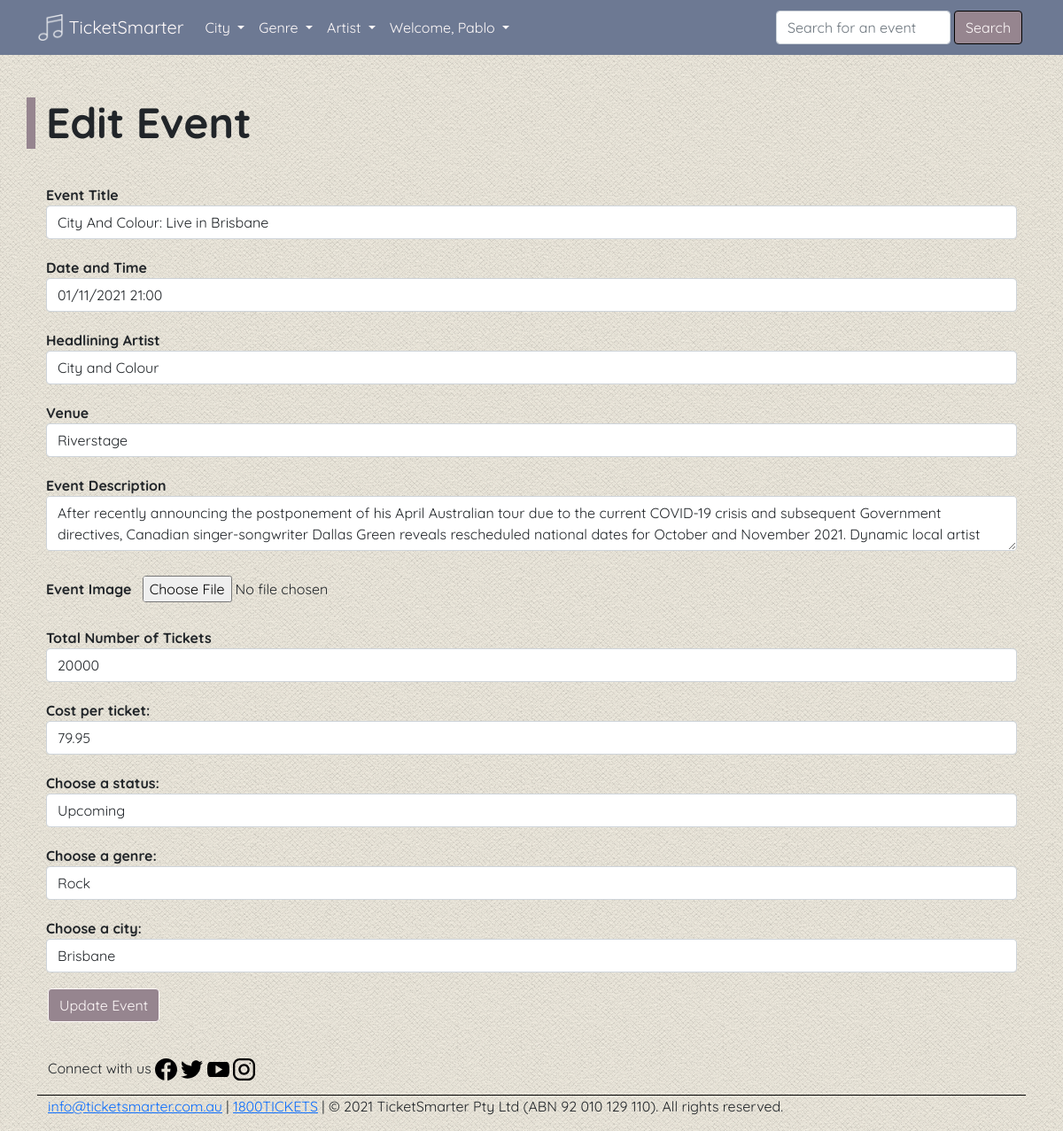
/events/2/update (signed in), run on an earlier commit of the app's database.
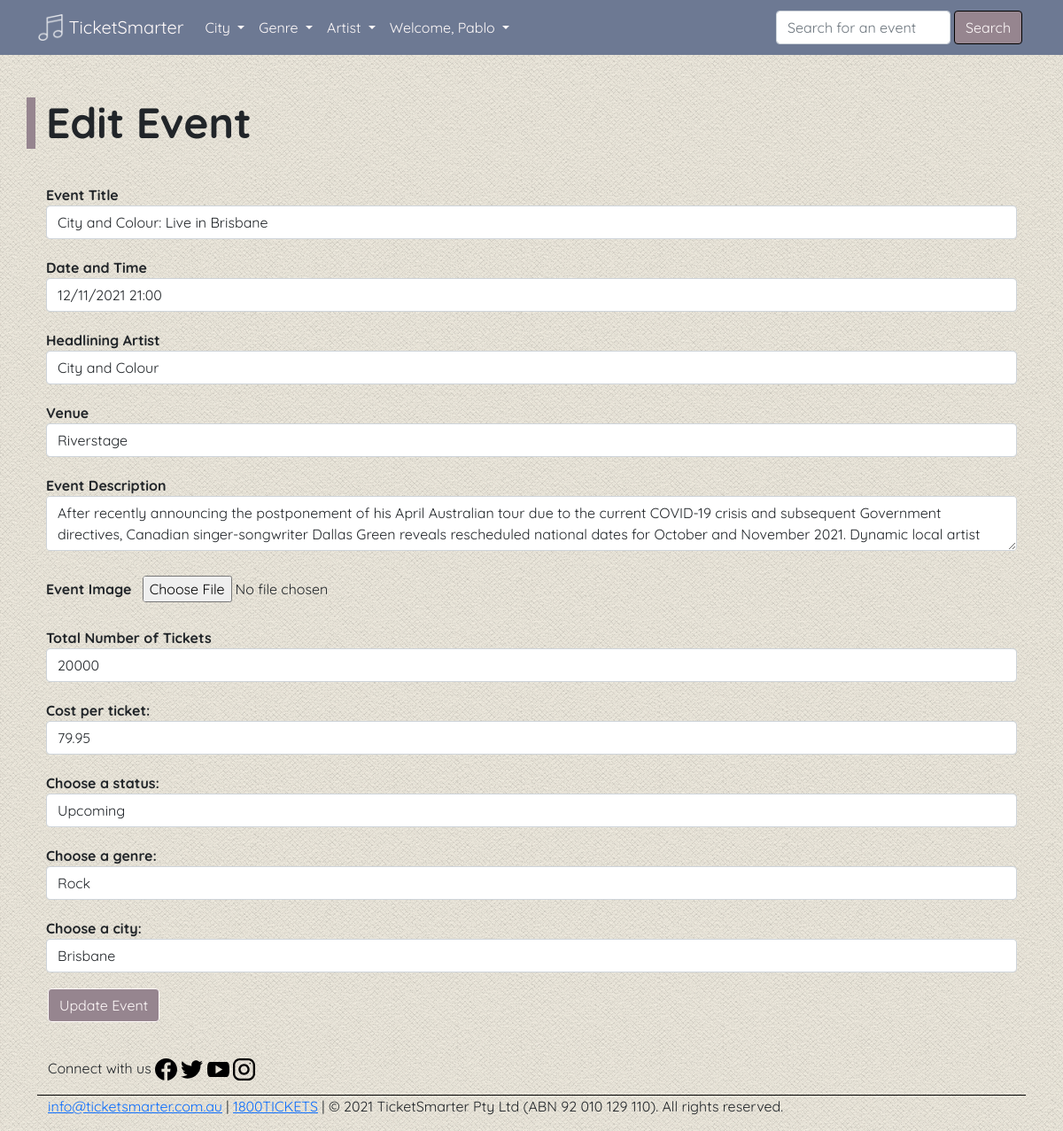
And on a later commit of the database.
### bookings/models.py (models this page shows, shortened)
class Event(db.Model):
    __tablename__ = 'events'
    id = db.Column(db.Integer, primary_key=True, nullable=False)
    title = db.Column(db.String(100), index=True, unique=True, nullable=False)
    date = db.Column(db.DateTime, nullable=False)
    headliner = db.Column(db.String(80), index=True, nullable=False)
    venue = db.Column(db.String(80), nullable=False)
    description = db.Column(db.String(2000), nullable=False)
    image = db.Column(db.String(400), default='/static/images/live.jpg')
    total_tickets = db.Column(db.Integer, nullable=False)
    tickets_booked = db.Column(db.Integer, default=0, nullable=False)
    tickets_remaining = db.Column(db.Integer, nullable=False)
    price = db.Column(db.Float, nullable=False)
    event_status = db.Column(db.Enum(EventStatus))
    event_genre = db.Column(db.Enum(EventGenre))
    event_city = db.Column(db.Enum(EventCity))
    created_on = db.Column(db.DateTime, default=datetime.now())
    comments = db.relationship('Comment', backref='event')
    users = db.relationship('User', backref='event')
    booking = db.relationship('Booking', backref='event', viewonly=True)
    user_id = db.Column(db.Integer, db.ForeignKey('users.id'), nullable=False)

### bookings/events.py (the view, shortened to what this page needs)
@eventbp.route('/<id>/update', methods=['GET', 'POST'])
@login_required
def update_event(id):
    event = Event.query.get(id)
    form = EditEventForm(
        title=event.title,
        date=event.date,
        headliner=event.headliner,
        venue=event.venue,
        desc=event.description,
        total_tickets=event.total_tickets,
        price=event.price,
        event_status=event.event_status,
        event_genre=event.event_genre.name.title(),
        event_city=event.event_city.name.title())
    if current_user.id != event.user_id:
        flash("You can only edit your own events!", 'danger')
        return redirect(url_for('main.my_events'))
    events_list = Event.query.all()
    dropdown_events = Event.query.group_by(Event.headliner)
    genres = EventGenre
    cities = EventCity
    return render_template('events/edit_event.html', cities=cities, event_form=form, artist_list=dropdown_events,  event=event, username=current_user.name, events_list=events_list, genres=genres)

### bookings/forms.py
class EditEventForm(FlaskForm):
    title = StringField('Event Title', validators=[Length(max=40)])
    date = DateTimeField('Date and Time', format='%d/%m/%Y %H:%M')
    headliner = StringField('Headlining Artist')
    venue = StringField('Venue')
    desc = TextAreaField('Event Description', validators=[Length(max=700)])
    image = FileField('Event Image', validators=[FileAllowed(
        ALLOWED_FILE, message='Only supports png,jpg,JPG,PNG')])
    total_tickets = IntegerField(
        'Total Number of Tickets')
    price = FloatField('Cost per ticket:', validators=[NumberRange(
        min=0.01, max=999.99, message='Must include dollars and cents')])
    event_status = SelectField('Choose a status:', choices=[
                               e.name.title() for e in EventStatus])
    event_genre = SelectField('Choose a genre:', choices=[
                              e.name.title() for e in EventGenre])
    event_city = SelectField('Choose a city:', choices=[
                             e.name.title() for e in EventCity])
    submit = SubmitField('Update Event')

### bookings/templates/events/edit_event.html
{% extends 'base.html' %}
{% import "bootstrap/wtf.html" as wtf %}
{% block content %}
<br>
<div id='page-container' class='container'>
    <div class="row">
        <br>
        <h1 class="display-5 fw-bold">Edit Event</h1>
        {{wtf.quick_form(event_form)}}
    </div>
</div>
{% endblock %}

What changed in the data, as far as the page shows it:
changed Event "City and Colour": title "City And Colour: Live in Brisbane" → "City and Colour: Live in Brisbane"; date "01/11/2021 21:00" → "12/11/2021 21:00"
